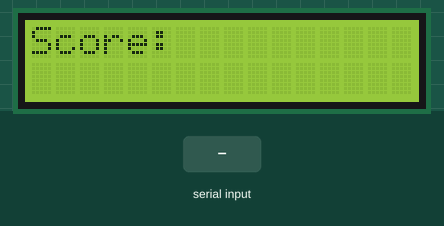
Recording of a sketch running on a simulated Arduino Uno, built with avr-gcc and run on an emulated ATmega328P. Shown: 16×2 character LCD. Inputs (shaded band) come from the test bench. What the sketch prints to the serial monitor is not drawn.

Above: at 1.2 s.
1.3 s: "SCORE:1\n" received over the second serial link
At 2.4 s:
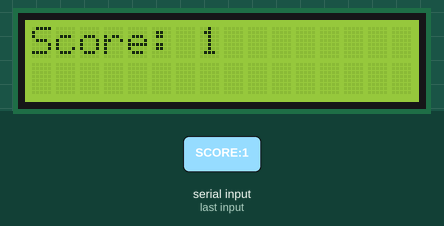
2.8 s: "SCORE:150\n" received over the second serial link
At 3.9 s:
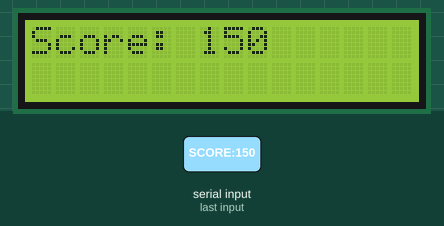
Timing chart, 0 to 5.8 s (numbered marks = the images above; inputs shaded):
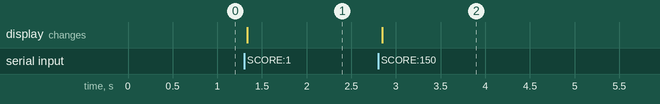

The sketch:

New_Uno_Controller.ino
```cpp
#include <LiquidCrystal_I2C.h>
#include <SoftwareSerial.h>

// Setup for LCD
LiquidCrystal_I2C lcd(0x27, 16, 2);  // LCD setup for 16x2 display

// Communication with Mega
SoftwareSerial megaSerial(10, 11);  // RX, TX (Uno's pins 10 and 11)

// Variable to track the score
long score = 0;

void setup() {
  Serial.begin(9600);      // Debugging
  megaSerial.begin(9600);  // Communication with Mega

  lcd.init();              // Initialize the LCD
  lcd.backlight();
  lcd.setCursor(0, 0);
  lcd.print("Score: ");
}

void loop() {
  if (megaSerial.available()) {
    char incomingChar = megaSerial.read();  // Read the incoming byte

    static String commandBuffer = "";  // Store the entire command
    if (incomingChar != '\n') {
      commandBuffer += incomingChar;  // Add incoming character to the buffer
    } else {
      // Process the full command once a newline character is received
      processCommand(commandBuffer);
      commandBuffer = "";  // Clear the buffer
    }
  }
}

// Function to process the command from the Mega
void processCommand(String command) {
  Serial.print("Received command: ");
  Serial.println(command);

  int delimiterIndex = command.indexOf(':');
  if (delimiterIndex != -1) {
    String commandType = command.substring(0, delimiterIndex);
    String value = command.substring(delimiterIndex + 1);

    Serial.print("Command type: ");
    Serial.println(commandType);
    Serial.print("Value: ");
    Serial.println(value);

    if (commandType == "SCORE") {
      long newScore = value.toInt();  // Update the score

    if (newScore >= 0) {
        score = newScore;
        Serial.print("Updated score to: ");
        Serial.println(score);
        updateScoreDisplay();
      } else {
        Serial.println("Invalid score received, ignoring.");
      }
    }
  }
}

// Function to update the score on the LCD display
void updateScoreDisplay() {
  lcd.setCursor(7, 0);
  lcd.print("     ");   // Clear previous score
  lcd.setCursor(7, 0);
  lcd.print(score);     // Print the new score on the display
  Serial.print("Displayed score: ");
  Serial.println(score);
}
```

Measured:
- after the input at 1.3 s, the display: changes at once (image 1)
- after the input at 2.8 s, the display: changes at once (image 2)
